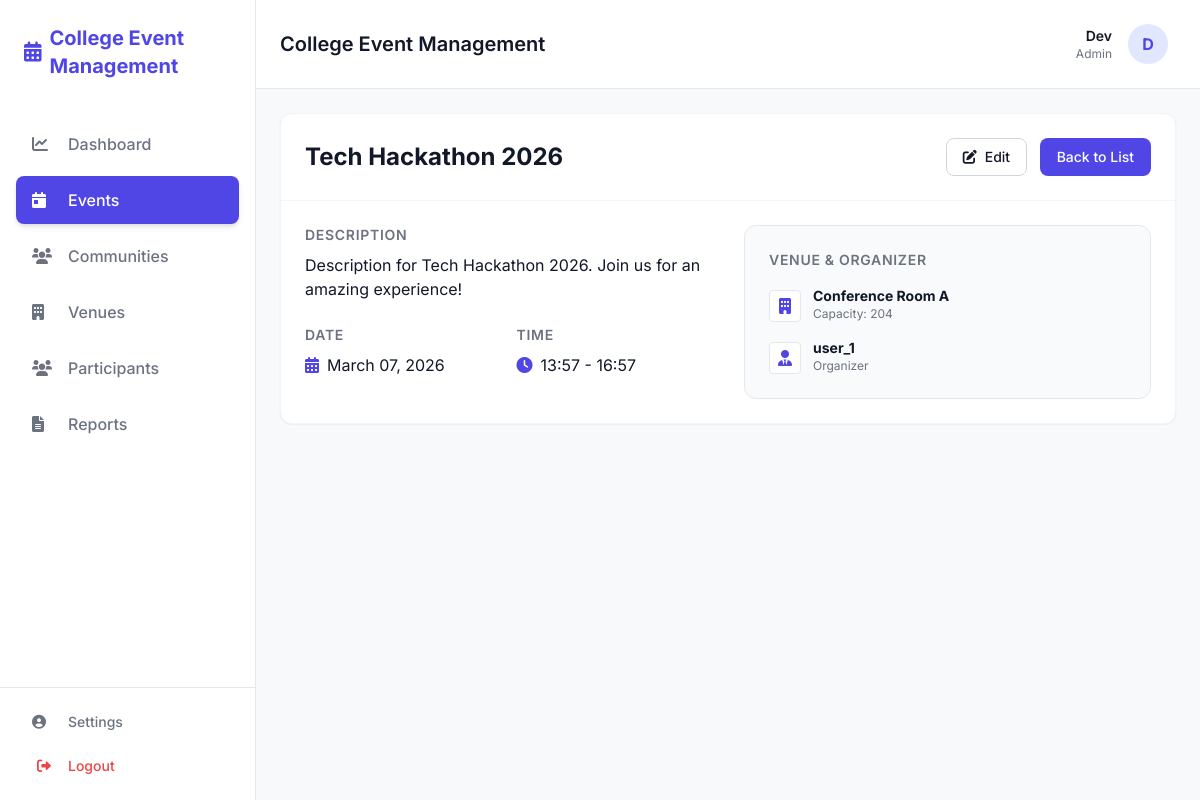
Screenshot of /events/1/ (signed in) with the database file from the repository.
### apps/accounts/models.py (models this page shows, shortened)
class User(AbstractUser):
    class Role(models.TextChoices):
        ADMIN = "ADMIN", "Admin"
        ORGANIZER = "ORGANIZER", "Organizer"
        STUDENT = "STUDENT", "Student"
    role = models.CharField(max_length=50, choices=Role.choices, default=Role.STUDENT)
    department = models.CharField(max_length=100, blank=True, null=True)
    year = models.IntegerField(blank=True, null=True)

### apps/events/models.py (models this page shows, shortened)
class Event(models.Model):
    class Status(models.TextChoices):
        PENDING = "PENDING", "Pending"
        UPCOMING = "UPCOMING", "Upcoming"
        COMPLETED = "COMPLETED", "Completed"
        REJECTED = "REJECTED", "Rejected"
        DRAFT = "DRAFT", "Draft"
    title = models.CharField(max_length=200)
    description = models.TextField()
    start_time = models.DateTimeField()
    end_time = models.DateTimeField()
    organizer = models.ForeignKey(settings.AUTH_USER_MODEL, on_delete=models.CASCADE, related_name='organized_events', null=True)
    status = models.CharField(max_length=20, choices=Status.choices, default=Status.PENDING)
    venue = models.ForeignKey('resources.Resource', on_delete=models.SET_NULL, null=True, related_name='events')
    date = models.DateField(null=True)
    time = models.TimeField(null=True)
    budget = models.DecimalField(max_digits=10, decimal_places=2, default=0.00)
    collaborating_clubs = models.ManyToManyField('communities.Club', related_name='collaborations', blank=True)
    is_published = models.BooleanField(default=False)
    created_at = models.DateTimeField(auto_now_add=True)
    updated_at = models.DateTimeField(auto_now=True)

### apps/resources/models.py (models this page shows, shortened)
class Resource(models.Model):
    class Type(models.TextChoices):
        ROOM = "ROOM", "Room/Hall"
        LAB = "LAB", "Laboratory"
        EQUIPMENT = "EQUIPMENT", "Equipment"
    name = models.CharField(max_length=100)
    resource_type = models.CharField(max_length=20, choices=Type.choices, default=Type.ROOM)
    capacity = models.IntegerField(default=0)
    availability = models.BooleanField(default=True)
    auto_approve = models.BooleanField(default=False)
    description = models.TextField(blank=True)

### apps/events/views.py (the view)
# urls.py: path('<int:pk>/', views.event_detail, name='event_detail'),
@login_required
def event_detail(request, pk):
    event = get_object_or_404(Event, pk=pk)
    return render(request, 'events/event_detail.html', {'event': event})

### apps/events/templates/events/event_detail.html (shortened to what this page needs)
{% extends 'base.html' %}
{% block content %}
<div class="space-y-6">
    <div class="bg-white rounded-xl border border-gray-100 shadow-sm overflow-hidden text-left">
        <div class="p-6 border-b border-gray-100 flex items-center justify-between">
            <h3 class="text-2xl font-bold text-textDark">{{ event.title }}</h3>
            <div class="space-x-2">
                {% if user == event.organizer or user.role == 'ADMIN' %}
                <a href="{% url 'event_update' event.pk %}"
                    class="inline-flex items-center px-4 py-2 border border-gray-300 text-sm font-medium rounded-lg text-textDark bg-white hover:bg-gray-50 transition-colors">
                    <i class="fas fa-edit mr-2"></i> Edit
                </a>
                {% endif %}
                <a href="{% url 'event_list' %}"
                    class="inline-flex items-center px-4 py-2 border border-transparent text-sm font-medium rounded-lg text-white bg-primary hover:bg-indigo-700 transition-colors">
                    Back to List
                </a>
            </div>
        </div>
        <div class="p-6 grid grid-cols-1 md:grid-cols-2 gap-8">
            <div class="space-y-6">
                <div>
                    <h4 class="text-sm font-semibold text-textLight uppercase tracking-wider mb-2">Description</h4>
                    <p class="text-textDark leading-relaxed">{{ event.description|linebreaks }}</p>
                </div>
                <div class="grid grid-cols-2 gap-4">
                    <div>
                        <h4 class="text-sm font-semibold text-textLight uppercase tracking-wider mb-2">Date</h4>
                        <p class="text-textDark flex items-center">
                            <i class="fas fa-calendar-alt mr-2 text-primary"></i>
                            {{ event.start_time|date:"F d, Y" }}
                        </p>
                    </div>
                    <div>
                        <h4 class="text-sm font-semibold text-textLight uppercase tracking-wider mb-2">Time</h4>
                        <p class="text-textDark flex items-center">
                            <i class="fas fa-clock mr-2 text-primary"></i>
                            {{ event.start_time|date:"H:i" }} - {{ event.end_time|date:"H:i" }}
                        </p>
                    </div>
                </div>
            </div>
            <div class="space-y-6">
                <div class="bg-gray-50 p-6 rounded-xl border border-gray-200">
                    <h4 class="text-sm font-semibold text-textLight uppercase tracking-wider mb-4">Venue & Organizer
                    </h4>
                    <div class="space-y-4">
                        <div class="flex items-start">
                            <div
                                class="w-8 h-8 rounded bg-white border border-gray-200 flex items-center justify-center text-primary mt-1">
                                <i class="fas fa-building"></i>
                            </div>
                            <div class="ml-3">
                                <p class="text-sm font-bold text-textDark">
                                    {% if event.venue %}{{ event.venue.name }}{% else %}Specific Location TBD{% endif %}
                                </p>
                                <p class="text-xs text-textLight">Capacity: {{ event.venue.capacity|default:"N/A" }}</p>
                            </div>
                        </div>
                        <div class="flex items-start">
                            <div
                                class="w-8 h-8 rounded bg-white border border-gray-200 flex items-center justify-center text-primary mt-1">
                                <i class="fas fa-user-tie"></i>
                            </div>
                            <div class="ml-3">
                                <p class="text-sm font-bold text-textDark">{{ event.organizer.username }}</p>
                                <p class="text-xs text-textLight">Organizer</p>
                            </div>
                        </div>
                    </div>
                </div>
            </div>
        </div>
    </div>
</div>
{% endblock %}

### apps/core/templates/components/navbar.html
<header class="bg-white border-b border-gray-200 sticky top-0 z-50 px-6 py-4 flex items-center justify-between">
    <div class="flex items-center space-x-4">
        <h2 class="text-xl font-semibold text-textDark">College Event Management</h2>
    </div>
    <a href="{% url 'profile' %}"
        class="flex items-center space-x-4 hover:bg-gray-50 p-2 rounded-lg transition-colors cursor-pointer">
        <div class="text-right hidden md:block">
            <p class="text-sm font-semibold text-textDark">{{ user.username }}</p>
            <p class="text-xs text-textLight capitalize">{{ user.role|lower }}</p>
        </div>
        <div class="h-10 w-10 rounded-full bg-indigo-100 flex items-center justify-center text-primary font-bold">
            {{ user.username|first|upper }}
        </div>
    </a>
</header>

### apps/core/templates/base.html (style rules this page uses)
body { font-family: 'Inter', sans-serif; background-color: #F8F9FB; color: #111827; }

### rows the page displays
User: username "Dev", role "Admin", username|first "D"
Event: title "Tech Hackathon 2026", description "Description for Tech Hackathon 2026. Join us for an amazing experience!", start_time "March 07, 2026", start_time "13:57", end_time "16:57", venue.name "Conference Room A", venue.capacity "204", organizer.username "user_1"
